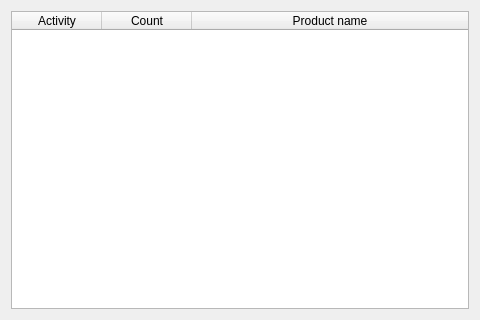
<?xml version="1.0" encoding="UTF-8"?>
<ui version="4.0">
 <class>ViewCountryDialog</class>
 <widget class="QDialog" name="ViewCountryDialog">
  <property name="geometry">
   <rect>
    <x>0</x>
    <y>0</y>
    <width>480</width>
    <height>320</height>
   </rect>
  </property>
  <property name="windowTitle">
   <string>Country details</string>
  </property>
  <layout class="QVBoxLayout" name="verticalLayout_2">
   <item>
    <layout class="QVBoxLayout" name="verticalLayout">
     <item>
      <layout class="QHBoxLayout" name="horizontalLayout">
       <item>
        <widget class="QTableWidget" name="productsWidget">
         <property name="sizePolicy">
          <sizepolicy hsizetype="Expanding" vsizetype="Expanding">
           <horstretch>2</horstretch>
           <verstretch>0</verstretch>
          </sizepolicy>
         </property>
         <property name="editTriggers">
          <set>QAbstractItemView::NoEditTriggers</set>
         </property>
         <attribute name="horizontalHeaderDefaultSectionSize">
          <number>90</number>
         </attribute>
         <attribute name="horizontalHeaderStretchLastSection">
          <bool>true</bool>
         </attribute>
         <column>
          <property name="text">
           <string>Activity</string>
          </property>
         </column>
         <column>
          <property name="text">
           <string>Count</string>
          </property>
         </column>
         <column>
          <property name="text">
           <string>Product name</string>
          </property>
         </column>
        </widget>
       </item>
      </layout>
     </item>
    </layout>
   </item>
  </layout>
 </widget>
 <resources/>
 <connections/>
</ui>
